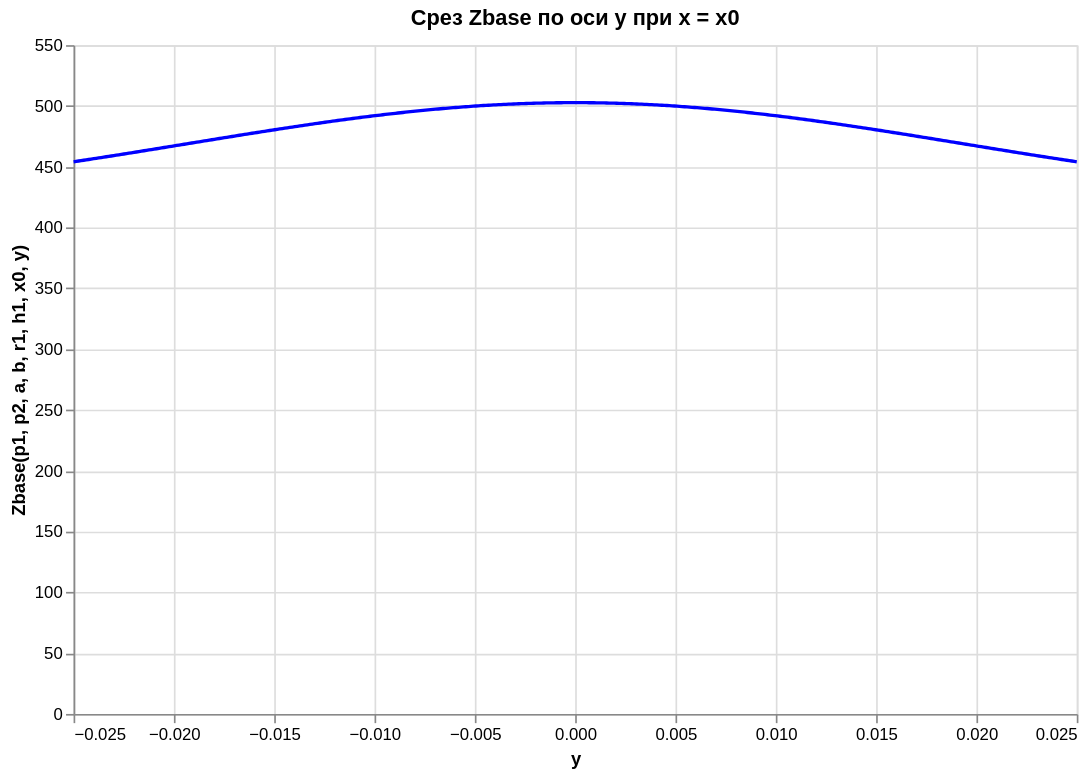

Notebook code for this chart:
### Code cell
# @title 2D график
import numpy as np
import pandas as pd
import altair as alt

# Функция dZ и Zbase
def dZ(p1, p2, a, b, r1, h1, x, y):
    return (p1 - p2) / (np.pi * (a**2 - b**2)) * np.exp(-(x**2 + y**2) / (a**2 - b**2))

def Zbase(p1, p2, a, b, r1, h1, x, y):
    return (p1**2 - b) / (np.pi * (a**2 - b**2)) + dZ(p1, p2, a, b, r1, h1, x, y)

# Параметры
p1 = 1.0
p2 = 0.8
a = 0.037
b = 0.025
r1 = 0.01
h1 = 0
x0 = 0.0  # фиксированный x

# Диапазон y
y_vals = np.linspace(-0.025, 0.025, 400)
z_vals = [Zbase(p1, p2, a, b, r1, h1, x0, y) for y in y_vals]

# DataFrame
df = pd.DataFrame({
    'y': y_vals,
    'Zbase': z_vals
})

# Altair график
chart = alt.Chart(df).mark_line(color='blue').encode(
    x=alt.X('y', title='y'),
    y=alt.Y('Zbase', title='Zbase(p1, p2, a, b, r1, h1, x0, y)')
).properties(
    title='Срез Zbase по оси y при x = x0',
    width=600,
    height=400
)

chart

### Figure 1 — Vega-Lite specification as saved in the notebook (floating-point values rounded to 4 significant figures; data arrays with more than 128 entries replaced by an {"elided": "..."} marker saying what was removed)
{"config": {"view": {"continuousWidth": 300, "continuousHeight": 300}}, "data": {"name": "data-6d1a2d969a8d62a08dbccf11602ae1ea"}, "mark": {"type": "line", "color": "blue"}, "encoding": {"x": {"field": "y", "title": "y", "type": "quantitative"}, "y": {"field": "Zbase", "title": "Zbase(p1, p2, a, b, r1, h1, x0, y)", "type": "quantitative"}}, "height": 400, "title": "Срез Zbase по оси y при x = x0", "width": 600, "$schema": "https://vega.github.io/schema/vega-lite/v5.20.1.json", "datasets": {"data-6d1a2d969a8d62a08dbccf11602ae1ea": {"elided": "400 records"}}}
